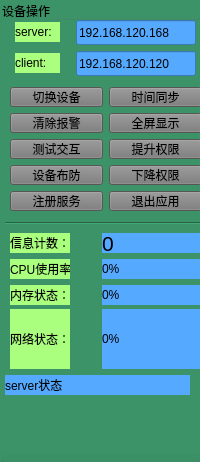
         <widget class="QGroupBox" name="groupBox_panel">
          <property name="minimumSize">
           <size>
            <width>200</width>
            <height>0</height>
           </size>
          </property>
          <property name="maximumSize">
           <size>
            <width>200</width>
            <height>16777215</height>
           </size>
          </property>
          <property name="styleSheet">
           <string notr="true">background-color: rgb(59, 147, 103);</string>
          </property>
          <property name="title">
           <string>设备操作</string>
          </property>
          <widget class="QWidget" name="verticalLayoutWidget_3">
           <property name="geometry">
            <rect>
             <x>0</x>
             <y>20</y>
             <width>212</width>
             <height>433</height>
            </rect>
           </property>
           <layout class="QVBoxLayout" name="verticalLayout_panel" stretch="1,1,7,0,1,1,1,3,0,1">
            <property name="leftMargin">
             <number>5</number>
            </property>
            <property name="topMargin">
             <number>0</number>
            </property>
            <property name="rightMargin">
             <number>5</number>
            </property>
            <property name="bottomMargin">
             <number>0</number>
            </property>
            <item>
             <layout class="QHBoxLayout" name="horizontalLayout_severip">
              <item>
               <widget class="QLabel" name="label">
                <property name="enabled">
                 <bool>true</bool>
                </property>
                <property name="minimumSize">
                 <size>
                  <width>45</width>
                  <height>20</height>
                 </size>
                </property>
                <property name="maximumSize">
                 <size>
                  <width>45</width>
                  <height>20</height>
                 </size>
                </property>
                <property name="styleSheet">
                 <string notr="true">background-color: rgb(170, 255, 127);</string>
                </property>
                <property name="text">
                 <string>server:</string>
                </property>
               </widget>
              </item>
              <item>
               <widget class="QLineEdit" name="lineEdit_ServerIp">
                <property name="minimumSize">
                 <size>
                  <width>120</width>
                  <height>25</height>
                 </size>
                </property>
                <property name="maximumSize">
                 <size>
                  <width>120</width>
                  <height>25</height>
                 </size>
                </property>
                <property name="styleSheet">
                 <string notr="true">background-color: rgb(85, 170, 255);</string>
                </property>
                <property name="text">
                 <string>192.168.120.168</string>
                </property>
               </widget>
              </item>
             </layout>
            </item>
            <item>
             <layout class="QHBoxLayout" name="horizontalLayout_clientip">
              <item>
               <widget class="QLabel" name="label_2">
                <property name="minimumSize">
                 <size>
                  <width>45</width>
                  <height>20</height>
                 </size>
                </property>
                <property name="maximumSize">
                 <size>
                  <width>45</width>
                  <height>20</height>
                 </size>
                </property>
                <property name="styleSheet">
                 <string notr="true">background-color: rgb(170, 255, 127);</string>
                </property>
                <property name="text">
                 <string>client:</string>
                </property>
               </widget>
              </item>
              <item>
               <widget class="QLineEdit" name="lineEdit_ClientIp">
                <property name="minimumSize">
                 <size>
                  <width>120</width>
                  <height>25</height>
                 </size>
                </property>
                <property name="maximumSize">
                 <size>
                  <width>120</width>
                  <height>25</height>
                 </size>
                </property>
                <property name="autoFillBackground">
                 <bool>false</bool>
                </property>
                <property name="styleSheet">
                 <string notr="true">background-color: rgb(85, 170, 255);</string>
                </property>
                <property name="text">
                 <string>192.168.120.120</string>
                </property>
               </widget>
              </item>
             </layout>
            </item>
            <item>
             <layout class="QHBoxLayout" name="horizontalLayout_panelbutton">
              <property name="leftMargin">
               <number>5</number>
              </property>
              <property name="topMargin">
               <number>5</number>
              </property>
              <property name="rightMargin">
               <number>5</number>
              </property>
              <property name="bottomMargin">
               <number>5</number>
              </property>
              <item>
               <layout class="QVBoxLayout" name="verticalLayout_2">
                <item>
                 <widget class="QPushButton" name="pushButton_switchdev">
                  <property name="minimumSize">
                   <size>
                    <width>0</width>
                    <height>20</height>
                   </size>
                  </property>
                  <property name="maximumSize">
                   <size>
                    <width>16777215</width>
                    <height>20</height>
                   </size>
                  </property>
                  <property name="styleSheet">
                   <string notr="true">background-color: rgb(120, 120, 120);</string>
                  </property>
                  <property name="text">
                   <string>切换设备</string>
                  </property>
                 </widget>
                </item>
                <item>
                 <widget class="QPushButton" name="pushButton_clearAlarm">
                  <property name="minimumSize">
                   <size>
                    <width>0</width>
                    <height>20</height>
                   </size>
                  </property>
                  <property name="maximumSize">
                   <size>
                    <width>16777215</width>
                    <height>20</height>
                   </size>
                  </property>
                  <property name="styleSheet">
                   <string notr="true">background-color: rgb(120, 120, 120);</string>
                  </property>
                  <property name="text">
                   <string>清除报警</string>
                  </property>
                 </widget>
                </item>
                <item>
                 <widget class="QPushButton" name="pushButton_sendToJs">
                  <property name="minimumSize">
                   <size>
                    <width>0</width>
                    <height>20</height>
                   </size>
                  </property>
                  <property name="maximumSize">
                   <size>
                    <width>16777215</width>
                    <height>20</height>
                   </size>
                  </property>
                  <property name="styleSheet">
                   <string notr="true">background-color: rgb(120, 120, 120);</string>
                  </property>
                  <property name="text">
                   <string>测试交互</string>
                  </property>
                 </widget>
                </item>
                <item>
                 <widget class="QPushButton" name="pushButton_suvey">
                  <property name="minimumSize">
                   <size>
                    <width>0</width>
                    <height>20</height>
                   </size>
                  </property>
                  <property name="maximumSize">
                   <size>
                    <width>16777215</width>
                    <height>20</height>
                   </size>
                  </property>
                  <property name="styleSheet">
                   <string notr="true">background-color: rgb(120, 120, 120);</string>
                  </property>
                  <property name="text">
                   <string>设备布防</string>
                  </property>
                 </widget>
                </item>
                <item>
                 <widget class="QPushButton" name="pushButton_regist">
                  <property name="minimumSize">
                   <size>
                    <width>0</width>
                    <height>20</height>
                   </size>
                  </property>
                  <property name="maximumSize">
                   <size>
                    <width>16777215</width>
                    <height>20</height>
                   </size>
                  </property>
                  <property name="styleSheet">
                   <string notr="true">background-color: rgb(120, 120, 120);</string>
                  </property>
                  <property name="text">
                   <string>注册服务</string>
                  </property>
                 </widget>
                </item>
               </layout>
              </item>
              <item>
               <layout class="QVBoxLayout" name="verticalLayout_11">
                <item>
                 <widget class="QPushButton" name="pushButton_syctime">
                  <property name="minimumSize">
                   <size>
                    <width>0</width>
                    <height>20</height>
                   </size>
                  </property>
                  <property name="maximumSize">
                   <size>
                    <width>16777215</width>
                    <height>20</height>
                   </size>
                  </property>
                  <property name="styleSheet">
                   <string notr="true">background-color: rgb(120, 120, 120);background-color: rgb(120, 120, 120);</string>
                  </property>
                  <property name="text">
                   <string>时间同步</string>
                  </property>
                 </widget>
                </item>
                <item>
                 <widget class="QPushButton" name="pushButton_fullscreen">
                  <property name="minimumSize">
                   <size>
                    <width>0</width>
                    <height>20</height>
                   </size>
                  </property>
                  <property name="maximumSize">
                   <size>
                    <width>16777215</width>
                    <height>20</height>
                   </size>
                  </property>
                  <property name="styleSheet">
                   <string notr="true">background-color: rgb(120, 120, 120);background-color: rgb(120, 120, 120);</string>
                  </property>
                  <property name="text">
                   <string>全屏显示</string>
                  </property>
                 </widget>
                </item>
                <item>
                 <widget class="QPushButton" name="pushButton_prompt">
                  <property name="minimumSize">
                   <size>
                    <width>0</width>
                    <height>20</height>
                   </size>
                  </property>
                  <property name="maximumSize">
                   <size>
                    <width>16777215</width>
                    <height>20</height>
                   </size>
                  </property>
                  <property name="styleSheet">
                   <string notr="true">background-color: rgb(120, 120, 120);background-color: rgb(120, 120, 120);</string>
                  </property>
                  <property name="text">
                   <string>提升权限</string>
                  </property>
                 </widget>
                </item>
                <item>
                 <widget class="QPushButton" name="pushButton_downlevel">
                  <property name="minimumSize">
                   <size>
                    <width>0</width>
                    <height>20</height>
                   </size>
                  </property>
                  <property name="maximumSize">
                   <size>
                    <width>16777215</width>
                    <height>20</height>
                   </size>
                  </property>
                  <property name="styleSheet">
                   <string notr="true">background-color: rgb(120, 120, 120);background-color: rgb(120, 120, 120);</string>
                  </property>
                  <property name="text">
                   <string>下降权限</string>
                  </property>
                 </widget>
                </item>
                <item>
                 <widget class="QPushButton" name="pushButton_exitapp">
                  <property name="minimumSize">
                   <size>
                    <width>0</width>
                    <height>20</height>
                   </size>
                  </property>
                  <property name="maximumSize">
                   <size>
                    <width>16777215</width>
                    <height>20</height>
                   </size>
                  </property>
                  <property name="styleSheet">
                   <string notr="true">background-color: rgb(120, 120, 120);background-color: rgb(120, 120, 120);</string>
                  </property>
                  <property name="text">
                   <string>退出应用</string>
                  </property>
                 </widget>
                </item>
               </layout>
              </item>
             </layout>
            </item>
            <item>
             <widget class="Line" name="line_29">
              <property name="orientation">
               <enum>Qt::Horizontal</enum>
              </property>
             </widget>
            </item>
            <item>
             <layout class="QHBoxLayout" name="horizontalLayout">
              <property name="leftMargin">
               <number>5</number>
              </property>
              <property name="topMargin">
               <number>0</number>
              </property>
              <property name="rightMargin">
               <number>5</number>
              </property>
              <property name="bottomMargin">
               <number>0</number>
              </property>
              <item>
               <widget class="QLabel" name="label_receive">
                <property name="minimumSize">
                 <size>
                  <width>60</width>
                  <height>20</height>
                 </size>
                </property>
                <property name="maximumSize">
                 <size>
                  <width>60</width>
                  <height>15</height>
                 </size>
                </property>
                <property name="styleSheet">
                 <string notr="true">background-color: rgb(170, 255, 127);</string>
                </property>
                <property name="text">
                 <string>信息计数：</string>
                </property>
               </widget>
              </item>
              <item>
               <spacer name="horizontalSpacer">
                <property name="orientation">
                 <enum>Qt::Horizontal</enum>
                </property>
                <property name="sizeHint" stdset="0">
                 <size>
                  <width>40</width>
                  <height>20</height>
                 </size>
                </property>
               </spacer>
              </item>
              <item>
               <widget class="QLabel" name="label_rcvcount">
                <property name="minimumSize">
                 <size>
                  <width>100</width>
                  <height>20</height>
                 </size>
                </property>
                <property name="maximumSize">
                 <size>
                  <width>100</width>
                  <height>15</height>
                 </size>
                </property>
                <property name="font">
                 <font>
                  <pointsize>16</pointsize>
                 </font>
                </property>
                <property name="styleSheet">
                 <string notr="true">background-color: rgb(85, 170, 255);</string>
                </property>
                <property name="text">
                 <string>0</string>
                </property>
               </widget>
              </item>
             </layout>
            </item>
            <item>
             <layout class="QHBoxLayout" name="horizontalLayout_2">
              <property name="leftMargin">
               <number>5</number>
              </property>
              <property name="topMargin">
               <number>0</number>
              </property>
              <property name="rightMargin">
               <number>5</number>
              </property>
              <property name="bottomMargin">
               <number>0</number>
              </property>
              <item>
               <widget class="QLabel" name="label_4">
                <property name="minimumSize">
                 <size>
                  <width>60</width>
                  <height>20</height>
                 </size>
                </property>
                <property name="maximumSize">
                 <size>
                  <width>60</width>
                  <height>15</height>
                 </size>
                </property>
                <property name="sizeIncrement">
                 <size>
                  <width>80</width>
                  <height>20</height>
                 </size>
                </property>
                <property name="styleSheet">
                 <string notr="true">background-color: rgb(170, 255, 127);</string>
                </property>
                <property name="text">
                 <string>CPU使用率：</string>
                </property>
               </widget>
              </item>
              <item>
               <spacer name="horizontalSpacer_2">
                <property name="orientation">
                 <enum>Qt::Horizontal</enum>
                </property>
                <property name="sizeHint" stdset="0">
                 <size>
                  <width>40</width>
                  <height>20</height>
                 </size>
                </property>
               </spacer>
              </item>
              <item>
               <widget class="QLabel" name="label_hbcpu">
                <property name="minimumSize">
                 <size>
                  <width>100</width>
                  <height>20</height>
                 </size>
                </property>
                <property name="maximumSize">
                 <size>
                  <width>100</width>
                  <height>15</height>
                 </size>
                </property>
                <property name="font">
                 <font>
                  <pointsize>9</pointsize>
                 </font>
                </property>
                <property name="styleSheet">
                 <string notr="true">background-color: rgb(85, 170, 255);</string>
                </property>
                <property name="text">
                 <string>0%</string>
                </property>
               </widget>
              </item>
             </layout>
            </item>
            <item>
             <layout class="QHBoxLayout" name="horizontalLayout_4">
              <property name="leftMargin">
               <number>5</number>
              </property>
              <property name="topMargin">
               <number>0</number>
              </property>
              <property name="rightMargin">
               <number>5</number>
              </property>
              <property name="bottomMargin">
               <number>0</number>
              </property>
              <item>
               <widget class="QLabel" name="label_5">
                <property name="minimumSize">
                 <size>
                  <width>60</width>
                  <height>20</height>
                 </size>
                </property>
                <property name="maximumSize">
                 <size>
                  <width>60</width>
                  <height>15</height>
                 </size>
                </property>
                <property name="sizeIncrement">
                 <size>
                  <width>80</width>
                  <height>20</height>
                 </size>
                </property>
                <property name="styleSheet">
                 <string notr="true">background-color: rgb(170, 255, 127);</string>
                </property>
                <property name="text">
                 <string>内存状态：</string>
                </property>
               </widget>
              </item>
              <item>
               <spacer name="horizontalSpacer_3">
                <property name="orientation">
                 <enum>Qt::Horizontal</enum>
                </property>
                <property name="sizeHint" stdset="0">
                 <size>
                  <width>40</width>
                  <height>20</height>
                 </size>
                </property>
               </spacer>
              </item>
              <item>
               <widget class="QLabel" name="label_hbmem">
                <property name="minimumSize">
                 <size>
                  <width>100</width>
                  <height>20</height>
                 </size>
                </property>
                <property name="maximumSize">
                 <size>
                  <width>100</width>
                  <height>15</height>
                 </size>
                </property>
                <property name="font">
                 <font>
                  <pointsize>9</pointsize>
                 </font>
                </property>
                <property name="styleSheet">
                 <string notr="true">background-color: rgb(85, 170, 255);</string>
                </property>
                <property name="text">
                 <string>0%</string>
                </property>
               </widget>
              </item>
             </layout>
            </item>
            <item>
             <layout class="QHBoxLayout" name="horizontalLayout_5">
              <property name="leftMargin">
               <number>5</number>
              </property>
              <property name="topMargin">
               <number>0</number>
              </property>
              <property name="rightMargin">
               <number>5</number>
              </property>
              <property name="bottomMargin">
               <number>0</number>
              </property>
              <item>
               <widget class="QLabel" name="label_net">
                <property name="minimumSize">
                 <size>
                  <width>60</width>
                  <height>45</height>
                 </size>
                </property>
                <property name="maximumSize">
                 <size>
                  <width>60</width>
                  <height>60</height>
                 </size>
                </property>
                <property name="sizeIncrement">
                 <size>
                  <width>80</width>
                  <height>60</height>
                 </size>
                </property>
                <property name="styleSheet">
                 <string notr="true">background-color: rgb(170, 255, 127);</string>
                </property>
                <property name="text">
                 <string>网络状态：</string>
                </property>
               </widget>
              </item>
              <item>
               <spacer name="horizontalSpacer_4">
                <property name="orientation">
                 <enum>Qt::Horizontal</enum>
                </property>
                <property name="sizeHint" stdset="0">
                 <size>
                  <width>40</width>
                  <height>20</height>
                 </size>
                </property>
               </spacer>
              </item>
              <item>
               <widget class="QLabel" name="label_hbnet">
                <property name="minimumSize">
                 <size>
                  <width>100</width>
                  <height>45</height>
                 </size>
                </property>
                <property name="maximumSize">
                 <size>
                  <width>100</width>
                  <height>60</height>
                 </size>
                </property>
                <property name="font">
                 <font>
                  <pointsize>9</pointsize>
                 </font>
                </property>
                <property name="styleSheet">
                 <string notr="true">background-color: rgb(85, 170, 255);</string>
                </property>
                <property name="text">
                 <string>0%</string>
                </property>
               </widget>
              </item>
             </layout>
            </item>
            <item>
             <widget class="QLabel" name="label_server">
              <property name="minimumSize">
               <size>
                <width>185</width>
                <height>20</height>
               </size>
              </property>
              <property name="maximumSize">
               <size>
                <width>185</width>
                <height>200</height>
               </size>
              </property>
              <property name="styleSheet">
               <string notr="true">background-color: rgb(85, 170, 255);</string>
              </property>
              <property name="text">
               <string>server状态</string>
              </property>
             </widget>
            </item>
            <item>
             <spacer name="verticalSpacer">
              <property name="orientation">
               <enum>Qt::Vertical</enum>
              </property>
              <property name="sizeHint" stdset="0">
               <size>
                <width>20</width>
                <height>40</height>
               </size>
              </property>
             </spacer>
            </item>
           </layout>
          </widget>
         </widget>
